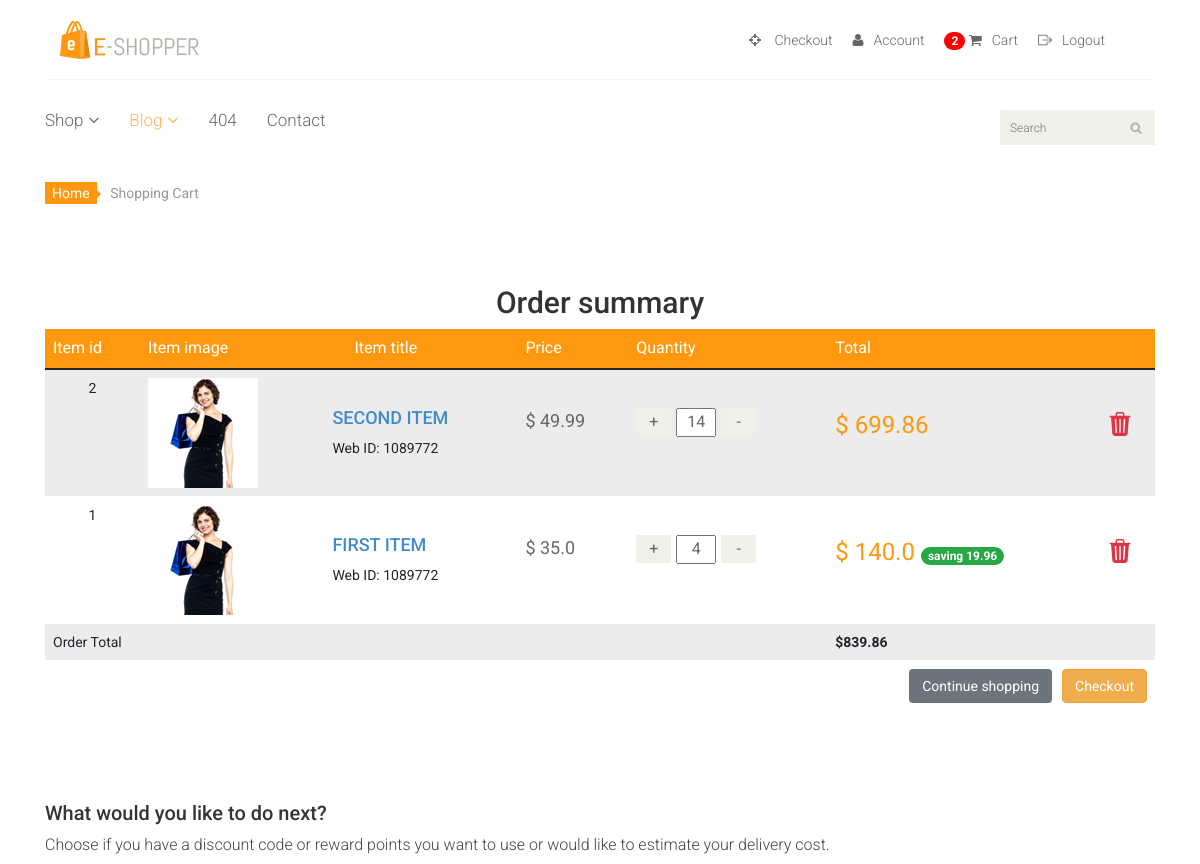
The page /order_summary/ (signed in, upper part) on the database as committed earlier.
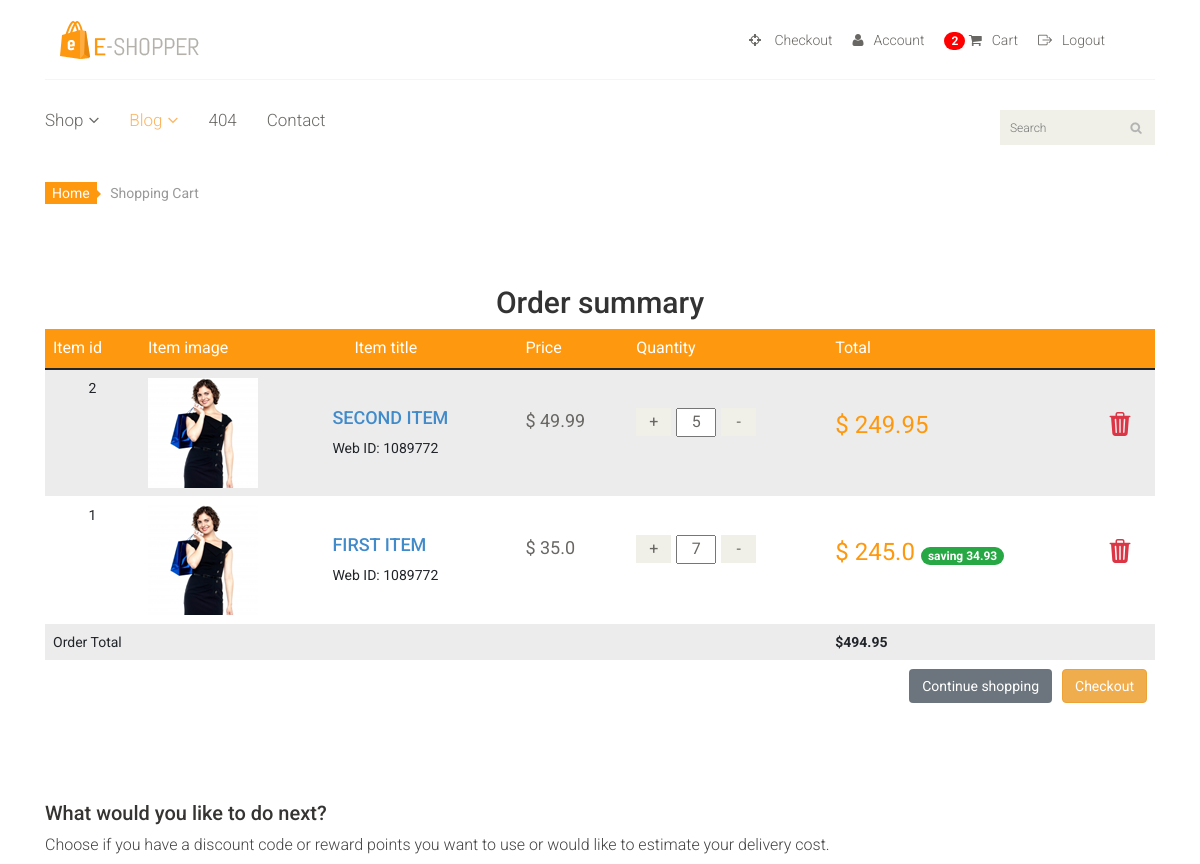
The same page on the database as committed later.
### eshop_app/models.py (models this page shows, shortened)
class Order(models.Model):
    user = models.ForeignKey(settings.AUTH_USER_MODEL, on_delete=models.CASCADE)
    items = models.ManyToManyField(OrderItem)
    start_date = models.DateTimeField(auto_now_add=True)
    ordered_date = models.DateTimeField()
    ordered = models.BooleanField(default=False)
    def get_total(self):
        total = 0
        for order_item in self.items.all():
            total += order_item.get_final_price()
        return total

class OrderItem(models.Model):
    user = models.ForeignKey(settings.AUTH_USER_MODEL, on_delete=models.CASCADE)
    ordered = models.BooleanField(default=False)
    item = models.ForeignKey(Item, on_delete=models.CASCADE)
    quantity = models.IntegerField(default=1)
    def get_total_item_price(self):
        return self.quantity * self.item.price
    def get_total_discount_item_price(self):
        return self.quantity * self.item.discount_price
    def get_amount_saved(self):
        return self.get_total_item_price() - self.get_total_discount_item_price()
    def get_final_price(self):
        if self.item.discount_price:
            return self.get_total_discount_item_price()
        return self.get_total_item_price()

class Item(models.Model):
    title = models.CharField(max_length=100)
    price = models.FloatField()
    discount_price = models.FloatField(blank=True, null=True)
    category = models.CharField(max_length=100, choices=CATEGORY_CHOICES)
    label = models.CharField(max_length=100, choices=LABEL_CHOICES)
    slug = models.SlugField()
    description = models.TextField()

### eshop_app/views.py (the view)
# urls.py: path('order_summary/', views.OrderSummaryView.as_view(), name='order_summary'),
class OrderSummaryView(LoginRequiredMixin, View):
    def get(self, *args, **kwargs):
        try:
            order = Order.objects.get(user=self.request.user, ordered=False)
            context = {
                'object': order
            }
            return render(self.request, 'eshop_app/cart.html', context)
        except ObjectDoesNotExist:
            messages.error(self.request, 'you dont have an order')
            return redirect('/')

### eshop_app/templatetags/cart_template_tags.py (called while the page is built)
@register.filter
def cart_item_cart(user):
    if user.is_authenticated:
        qs = Order.objects.filter(user=user, ordered=False)
        if qs.exists():
            return qs[0].items.count()
    return 0

### templates/eshop_app/cart.html (shortened to what this page needs)
{% extends 'eshop_app/base.html' %}
{% load static %}
{% block content %}
    <section id="cart_items">
        <div class="container">
            <div class="breadcrumbs">
                <ol class="breadcrumb">
                    <li><a href="#">Home</a></li>
                    <li class="active">Shopping Cart</li>
                </ol>
            </div>
            <h2 class="text-center">Order summary</h2>
            <div class="table-responsive cart_info">
                <table class="table table-striped">
                    <thead>
                    <tr class="cart_menu">
                        <td class="id">Item id</td>
                        <td class="id">Item image</td>
                        <td class="image">Item title</td>
                        <td class="price">Price</td>
                        <td class="quantity">Quantity</td>
                        <td class="total">Total</td>
                    </tr>
                    </thead>
                    <tbody>
                    {% for order_item in object.items.all %}
                        <tr>
                            <td class="text-center">
                                {{ order_item.item.id }}
                            </td>
                            <td class="">
                                <a href=""><img src="{% static 'images/cart/one.png' %}" alt=""></a>
                            </td>
                            <td class="mt-5">
                                <div class="mt-5">
                                    <h4><a href="">{{ order_item.item.title|upper }}</a></h4>
                                    <p>Web ID: 1089772</p>
                                </div>
                            </td>
                            <td class="cart_price">
                                <div class="mt-5">
                                    <p>${% if order_item.item.discount_price %}
                                        {{ order_item.item.discount_price }}
                                    {% else %}
                                        {{ order_item.item.price }}
                                    {% endif %}
                                    </p>
                                </div>
                            </td>
                            <td class="cart_quantity">
                                <div class="cart_quantity_button mt-5">
                                    <a class="cart_quantity_up mr-2"
                                       href="{% url 'shopapp:add_to_cart' order_item.item.slug %}">
                                        + </a>
                                    <input class="cart_quantity_input" type="text" name="quantity"
                                           value="{{ order_item.quantity }}"
                                           autocomplete="off" size="2" readonly>
                                    <a class="cart_quantity_down ml-2"
                                       href="{% url 'shopapp:remove_single_item_from_cart' order_item.item.slug %}">
                                        - </a>
                                </div>
                            </td>
                            <td class="cart_total">
                                <p class="cart_total_price mt-5">$
                                    {% if order_item.item.discount_price %}
                                        {{ order_item.get_total_discount_item_price }}
                                        <span class="badge badge-danger
                                                    bg-success">
                                            saving {{ order_item.get_amount_saved|floatformat:2 }}
                                        </span>
                                    {% else %}
                                        {{ order_item.get_total_item_price|floatformat:2 }}
                                    {% endif %}
                                    <a href="{% url 'shopapp:remove_from_cart' order_item.item.slug %}">
                                        <i class="bi bi-trash3-fill float-right mr-4 text-danger"></i>
                                    </a>
                                </p>
                            </td>
                        </tr>
                    {% empty %}
                        <tr>
                            <td colspan="6">Your cart is empty</td>
                        </tr>
                    {% endfor %}
                    {% if object.get_total %}
                        <tr>
                            <td colspan="5">Order Total</td>
                            <td><b> ${{ object.get_total|floatformat:2 }}</b></td>
                        </tr>
                        <tr>
                            <td colspan="6">
                                <a class="btn btn-warning float-right" href="/checkout/">Checkout</a>
                                <a class="btn btn-secondary mr-3 float-right" href="/">Continue shopping</a>
                            </td>
                        </tr>
                    {% endif %}
                    </tbody>
                </table>
            </div>
        </div>
    </section>
    <section id="do_action">
        <div class="container">
            <div class="heading">
                <h3>What would you like to do next?</h3>
                <p>Choose if you have a discount code or reward points you want to use or would like to estimate your
                    delivery cost.</p>
            </div>
        </div>
    </section>
{% endblock %}

### templates/eshop_app/base.html (shortened to what this page needs)
{% load static %}
<!DOCTYPE html>
<html lang="en">
<head>
    <link href="https://cdn.jsdelivr.net/npm/bootstrap@5.1.3/dist/css/bootstrap.min.css" rel="stylesheet"
>
    <link rel="stylesheet" href="https://cdn.jsdelivr.net/npm/bootstrap-icons@1.8.1/font/bootstrap-icons.css">
    <link href="https://use.fontawesome.com/releases/v5.0.13/css/all.css" rel="stylesheet"/>
    <link href="https://maxcdn.bootstrapcdn.com/bootstrap/4.0.0/css/bootstrap.min.css" rel="stylesheet"/>
    <link href="{% static 'css/bootstrap.min.css' %}" rel="stylesheet">
    <link href="{% static 'css/font-awesome.min.css' %}" rel="stylesheet">
    <link href="{% static 'css/prettyPhoto.css' %}" rel="stylesheet">
    <link href="{% static 'css/price-range.css' %}" rel="stylesheet">
    <link href="{% static 'css/animate.css' %}" rel="stylesheet">
    <link href="{% static 'css/main.css' %}" rel="stylesheet">
    <link href="{% static 'css/responsive.css' %}" rel="stylesheet">
</head>
<body>
{% include 'eshop_app/header.html' %}
{% block content %}
{% endblock %}
</body>
</html>

### templates/eshop_app/header.html (shortened to what this page needs)
{% load static %}
{% load cart_template_tags %}
<header id="header">
    <div class="header-middle">
        <div class="container">
            <div class="row">
                <div class="col-md-4 clearfix">
                    <div class="logo pull-left">
                        <a href="{% url 'shopapp:home' %}"><img src="{% static 'images/home/logo.png' %}" alt=""/></a>
                    </div>
                </div>
                <div class="col-md-8 clearfix">
                    <div class="shop-menu clearfix pull-right">
                        <ul class="nav navbar-nav">
                            {% if user.is_authenticated %}
                                <li><a href="checkout.html"><i class="fa fa-crosshairs"></i> Checkout</a></li>
                                <li><a href=""><i class="fa fa-user"></i>Account</a></li>
                                <li>
                                    <a href="{% url 'shopapp:order_summary' %}">
                                    <span class="badge badge-danger badge-cart-count">
                                        {{ request.user|cart_item_cart }}
                                    </span>
                                        <i class="fa fa-shopping-cart"></i>Cart
                                    </a>
                                </li>
                                <li><a href="{% url 'account_logout' %}"><i class="bi bi-box-arrow-right"></i>Logout</a>
                                </li>
                            {% else %}
                                <li><a href="{% url 'account_login' %}"><i class="fa fa-lock"></i> Login</a></li>
                                <li><a href="{% url 'account_signup' %}"><i class="fa fa-lock"></i> Signup</a></li>
                            {% endif %}
                        </ul>
                    </div>
                </div>
            </div>
        </div>
    </div>
    <div class="header-bottom">
        <div class="container">
            <div class="row">
                <div class="col-sm-9">
                    <div class="mainmenu pull-left">
                        <ul class="nav navbar-nav collapse navbar-collapse">
                            <li class="dropdown"><a href="#">Shop<i class="fa fa-angle-down"></i></a>
                            </li>
                            <li class="dropdown"><a href="#" class="active">Blog<i class="fa fa-angle-down"></i></a>
                            </li>
                            <li><a href="404.html">404</a></li>
                            <li><a href="contact-us.html">Contact</a></li>
                        </ul>
                    </div>
                </div>
                <div class="col-sm-3">
                    <div class="search_box pull-right">
                        <input type="text" placeholder="Search"/>
                    </div>
                </div>
            </div>
        </div>
    </div>
</header>

### static/css/main.css (style rules this page uses)
body { font-family: 'Roboto', sans-serif; position: relative; font-weight: 400px; }
ul li { list-style: none; }
a { -webkit-transition: 300ms; transition: 300ms; }
h1, h2, h3, h4, h5, h6 { font-family: 'Roboto', sans-serif; }
.header-middle .container .row { border-bottom: 1px solid #f5f5f5; margin-left: 0; margin-right: 0; padding-bottom: 20px; padding-top: 20px; }
.shop-menu ul { display: inline-block; padding-left: 15px; padding-right: 15px; }
.shop-menu ul li:last-child { padding-right: 0; }
.shop-menu ul li a { background: #FFFFFF; color: #696763; font-family: 'Roboto', sans-serif; font-size: 14px; font-weight: 300; padding: 0; padding-right: 0; margin-top: 10px; margin-right: 20px; }
.shop-menu ul li a i { margin-right: 10px; }
.header-bottom { padding-bottom: 30px; padding-top: 30px; }
.navbar-collapse.collapse { padding-left: 0; }
.mainmenu ul li { padding-right: 15px; padding-left: 15px; }
.mainmenu ul li:first-child { padding-left: 0px; }
.mainmenu ul li a { color: #696763; font-family: 'Roboto', sans-serif; font-size: 17px; font-weight: 300; padding: 0; padding-bottom: 10px; }
.mainmenu ul li a:hover, .mainmenu ul li a.active, .shop-menu ul li a.active { background: none; color: #fdb45e; }
.search_box input { background: #F0F0E9; border: medium none; color: #B2B2B2; font-family: 'roboto'; font-size: 12px; font-weight: 300; height: 35px; outline: medium none; padding-left: 10px; width: 155px; background-image: url(../images/home/searchicon.png); background-repeat: no-repeat; background-position: 130px; }
.fa-angle-down { padding-left: 5px; }
.badge-cart-count { background-color: red; }
#do_action { margin-bottom: 50px; }
.breadcrumbs { position: relative; }
.breadcrumbs .breadcrumb { background: transparent; margin-bottom: 75px; padding-left: 0; }
.breadcrumbs .breadcrumb li a { background: #FE980F; color: #FFFFFF; padding: 3px 7px; }
.breadcrumbs .breadcrumb li a:after { content: ""; height: auto; width: auto; border-width: 8px; border-style: solid; border-color: transparent transparent transparent #FE980F; position: absolute; top: 11px; left: 48px; }
.breadcrumbs .breadcrumb > li + li:before { content: " "; }
#cart_items .cart_info { margin-bottom: 50px }
#cart_items .cart_info .cart_menu { background: #FE980F; color: #fff; font-size: 16px; font-family: 'Roboto', sans-serif; font-weight: normal; }
.table { border-color: #FFFFFF; }
.cart_info table tr td { border-top: 0 none; vertical-align: inherit; margin-right: 5px; }
#cart_items .cart_info .image { padding-left: 30px; }
#cart_items .cart_info .cart_price p { color: #696763; font-size: 18px }
#cart_items .cart_info .cart_total_price { color: #FE980F; font-size: 24px; }
.cart_quantity_button a { background: #F0F0E9; color: #696763; display: inline-block; font-size: 16px; height: 28px; overflow: hidden; text-align: center; width: 35px; float: left; line-height: 28px; }
.cart_quantity_input { color: #696763; float: left; font-size: 16px; text-align: center; font-family: 'Roboto', sans-serif; }
.heading h3 { color: #363432; font-size: 20px; font-family: 'Roboto', sans-serif; }
.heading p { color: #434343; font-size: 16px; font-weight: 300; }

Rows that differ between the two databases and show on the page:
changed OrderItem "SECOND ITEM": quantity "14" → "5"; get_total_item_price "699.86" → "249.95"
changed OrderItem "FIRST ITEM": quantity "4" → "7"; get_total_discount_item_price "140.0" → "245.0"; get_amount_saved "19.96" → "34.93"
changed through a linked row, Order: get_total "839.86" → "494.95"
